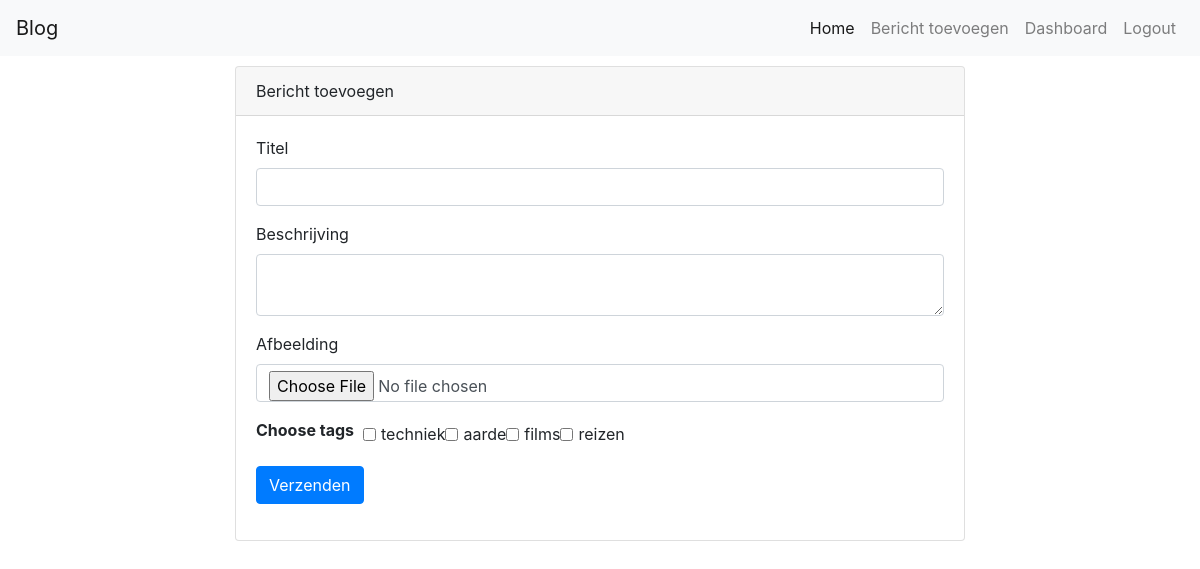
/add.php (signed in), run on the app's committed database.
### tables this page shows
CREATE TABLE `tags` (
  `id` int(11) NOT NULL,
  `tag` varchar(60) NOT NULL
);

### tag.php (called while the page is built, shortened)
<?php
class Tag
{
    private $db;
    public function __construct($db)
    {
        $this->db = $db;
    }
    public function getAllTags()
    {
        $sql = "SELECT * FROM tags";
        $result = mysqli_query($this->db, $sql);
        return $result;
    }
}

### add.php (the view, shortened to what this page needs)
<?php include ('header.php');?>
<?php include ('post.php');?>
<?php include ('tag.php');?>
<?php
$tags = new Tag($db);
?>
<div class="container">
    <div class="row justify-content-center">
        <div class="col-md-8">
            <form action="add.php" method="post" enctype="multipart/form-data">
                <div class="card">
                    <div class="card-header">Bericht toevoegen</div>
                    <div class="card-body">
                        <div class="form-group">
                            <label for="title">Titel</label>
                            <input type="text" name="title" class="form-control">
                        </div>
                        <div class="form-group">
                            <label for="title">Beschrijving</label>
                            <textarea cols="10" id="editor" name="description" class="form-control" ></textarea>
                        </div>
                        <div class="form-group">
                            <label for="title">Afbeelding</label>
                            <input type="file" name="image" class="form-control">
                        </div>
                        <div class="form-group form-check-inline">
                            <label for="image"><b>Choose tags</b>&nbsp;&nbsp;</label>
                            <?php  foreach($tags->getAllTags() as $tag){ ?>
                                <input type="checkbox" name="tags[]" class="form-check-input" value="<?php echo $tag['id'] ?>"><?php echo $tag['tag']; ?>
                            <?php } ?>
                        </div>
                        <div class="form-group">
                           <button type="submit" name="btnSubmit" class="btn btn-primary">Verzenden</button>
                        </div>
                    </div>
                </div>
            </form>
        </div>
    </div>
</div>

### add.php (style rules this page uses)
.card { margin-top: 10px; }

### data on the page
tags: tag "techniek"
tags: tag "aarde"
tags: tag "films"
tags: tag "reizen"
